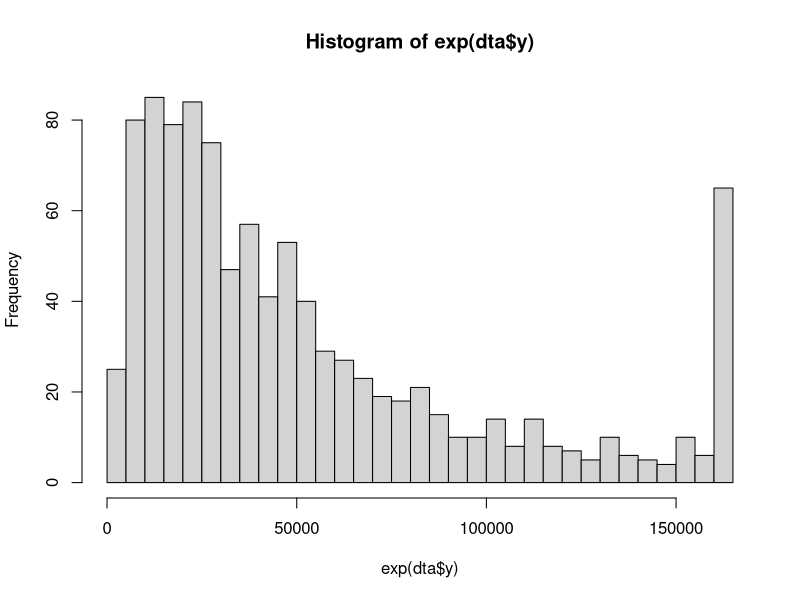
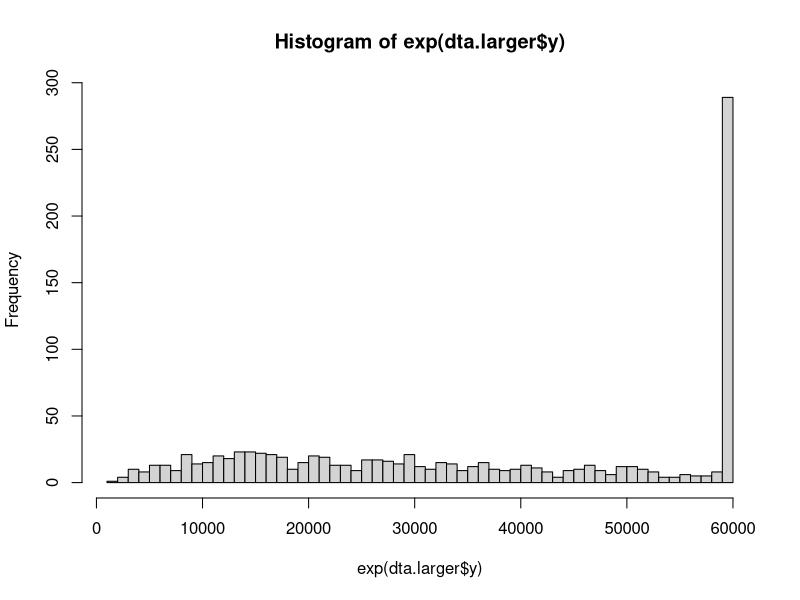

R code for these plots, in order:
## ---- chunk 1
set.seed(2018)

cendata <- function(n=1000, beta0=10, beta1=1, sigma2=0.7, c=c, x=NULL, xdist=rbinom) {
  if (is.null(x)) {
    x <- xdist(n, size=1, p=0.5)
    x <- x/sd(x) # standardize to have sd of 1
  }
  eps <- rnorm(n, mean=0, sd=sqrt(sigma2)) # Transform eps to have std dev of sigma
  y.star <- beta0 + beta1*x + eps
  y <- ifelse(y.star<c, y.star, c) # right-censored at c
  return( data.frame(y=y, x=x, eps=eps) )
}
## ---- chunk 2
## try data
n <- 1000
x <- rbinom(n=n, size=1, p=0.5) # x is a treatment dummy variable here (education)
dta <- cendata(n=1000,x=x,c=12) # censoring point (c) = 12
hist(exp(dta$y), breaks = 50) # Suppose that y is ln(income). it seems like income distribution
summary(lm(y~x, data=dta))
## ---- chunk 3
dta.larger <- cendata(n=1000,x=x,c=11)
hist(exp(dta.larger$y), breaks = 50)
summary(lm(y~x, data=dta.larger))$coef
# lowing c -> more censoring occurs -> more biased estimates
